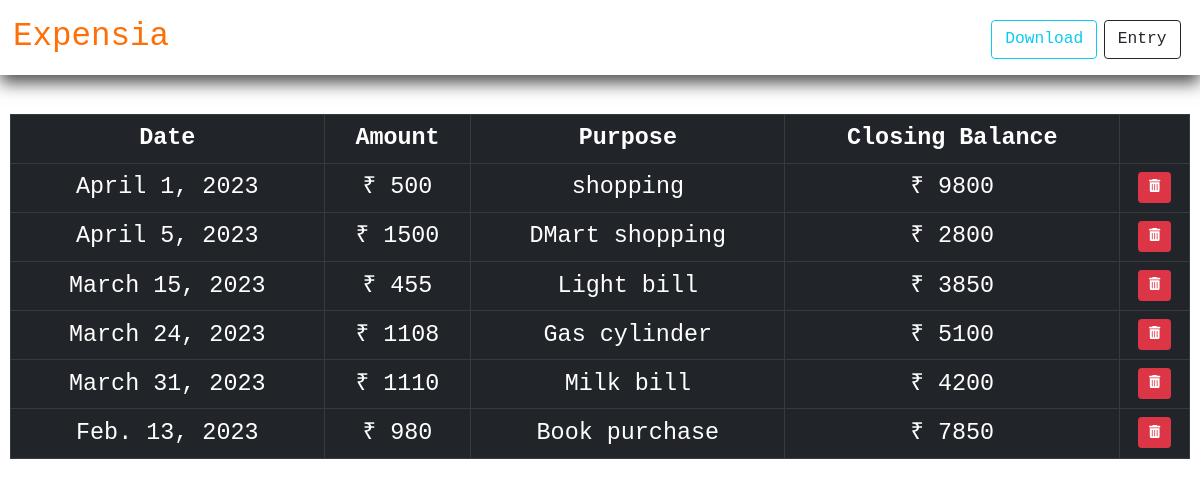
The page / on the database its author committed.
### App/models.py (models this page shows)
class Record(models.Model):
    date = models.DateField()
    amount = models.IntegerField()
    purpose = models.CharField(max_length=100)
    closing = models.IntegerField()

### App/views.py (the view, shortened to what this page needs)
# urls.py: path('', views.home, name='home'),
def home(request):
    try:
        rec = list(Record.objects.all())
    except e:
        messages.error(request, e)
        return HttpResponsRedirect('/')
    return render(request, 'base.html', {'records' : rec})

### App/templates/base.html (shortened to what this page needs)
{% load static %}
<!DOCTYPE html>
<html lang="en">
<head>
    <link href="https://cdn.jsdelivr.net/npm/bootstrap@5.0.2/dist/css/bootstrap.min.css" rel="stylesheet">
    <link rel="stylesheet" href="https://cdnjs.cloudflare.com/ajax/libs/aos/2.3.4/aos.css" />
    <link rel="stylesheet" href="https://cdnjs.cloudflare.com/ajax/libs/font-awesome/4.7.0/css/font-awesome.min.css">
    <link rel="stylesheet" href="{% static 'css/style.css' %}">
</head>
<body>
    <div class="container-fluid">
        <div class="row sticky-top ">
            <div class="col-12 navbar-col p-3">
                <span class="fs-1">Expensia</span>
                <a href="" class="btn btn-outline-dark float-end mt-2 me-2 btn-lg" data-bs-toggle="modal" data-bs-target="#AddEntryModal">Entry</a>
                <a href="" class="btn btn-outline-info float-end mt-2 btn-lg me-2 " data-bs-toggle="modal" data-bs-target="#download" title="Send range for Statement">Download</a>
            </div>
        </div>
        <div class="row mt-5">
            <div class="col-12 content-div text-center">
                {% if records|length == 0 %}
                    <p class="fs-1 text-warning">No records yet !</p>
                {% else %}
                <table class="table table-dark table-bordered table-hover">
                    <thead>
                        <tr>
                            <th>Date</th>
                            <th>Amount</th>
                            <th>Purpose</th>
                            <th>Closing Balance</th>
                            <th></th>
                        </tr>
                    </thead>
                    {% for record in records %}
                        <tr>
                            <td>{{record.date}}</td>
                            <td>₹ {{record.amount}}</td>
                            <td>{{record.purpose}}</td>
                            <td>₹ {{record.closing}}</td>
                            <td class="text-center"><a class="btn btn-danger" data-bs-toggle="modal" data-bs-target="#deleteEntry{{record.pk}}"> <i class="fa-solid fa-trash-can fa-flip"></i></a></td>
                        </tr>
                    {% endfor %}
                </table>
                {% endif %}
            </div>
        </div>
    </div>
</body>
</html>

### App/static/css/style.css (style rules this page uses)
* { font-family: monospace; padding: 0; margin: 0; box-sizing: border-box; }
.container-fluid { color: rgb(255, 111, 8); }
.navbar-col { box-shadow: 0 8px 16px 0 rgb(82, 80, 80); }
table { font-size: 1.8rem; }
.content-div { overflow-x: scroll; }

### rows shown on the page
Record: date "April 1, 2023", amount "500", purpose "shopping", closing "9800"
Record: date "April 5, 2023", amount "1500", purpose "DMart shopping", closing "2800"
Record: date "March 15, 2023", amount "455", purpose "Light bill", closing "3850"
Record: date "March 24, 2023", amount "1108", purpose "Gas cylinder", closing "5100"
Record: date "March 31, 2023", amount "1110", purpose "Milk bill", closing "4200"
Record: date "Feb. 13, 2023", amount "980", purpose "Book purchase", closing "7850"
